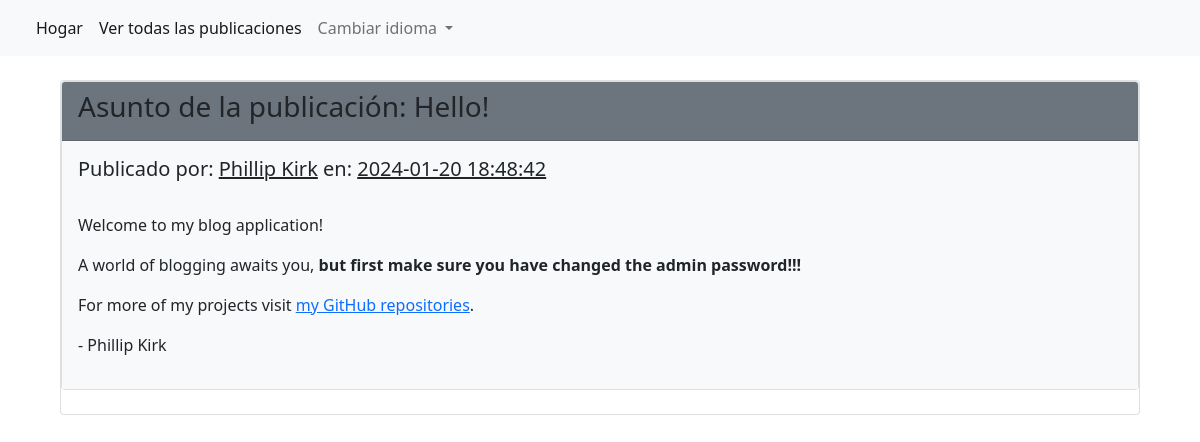
/blog/post.php?lang=es, run on the app's committed database.
### tables this page shows
CREATE TABLE IF NOT EXISTS `posts` (
  `id` int(11) NOT NULL AUTO_INCREMENT,
  `subject` varchar(255) NOT NULL,
  `content` longtext NOT NULL,
  `author` varchar(255) NOT NULL,
  `created` timestamp NOT NULL DEFAULT current_timestamp(),
  `updated` timestamp NOT NULL DEFAULT current_timestamp() ON UPDATE current_timestamp(),
  PRIMARY KEY (`id`)
);

### lib/lang/es.php (called while the page is built)
<?php
    $loc["author"] = "Autor";
    $loc["date"] = "Fecha";
    $loc["delete"] = "Borrar";
    $loc["last_10_posts"] = "Últimos 10 mensajes";
    $loc["subject"] = "Asunto";
    $loc["view_post"] = "Ver publicación";
    $loc["welcome"] = "¡Bienvenido!";
    $loc["access_log"] = "Registro de acceso";
    $loc["clear_log"] = "Borrar registro";
    $loc["status"] = "Estado";
    $loc["timestamp"] = "Timestamp";
    $loc["username"] = "Nombre de usuario";
    $loc["change_language"] = "Cambiar idioma";
    $loc["create_new_user"] = "Crear nuevo usuario";
    $loc["english"] = "Inglés";
    $loc["german"] = "Alemán";
    $loc["home"] = "Hogar";
    $loc["italian"] = "Itálico";
    $loc["logout"] = "Cerrar sesión";
    $loc["new_post"] = "Nueva publicación";
    $loc["reset_password"] = "Restablecer contraseña";
    $loc["spanish"] = "Español";
    $loc["view_all_posts"] ="Ver todas las publicaciones";
    $loc["on"] = "en";
    $loc["post_subject"] = "Asunto de la publicación";
    $loc["posted_by"] = "Publicado por";

### blog/post.php (the view)
<?php
    require_once $_SERVER['DOCUMENT_ROOT'] . '/lib/templates/GLOBAL_HEADER.php';
    if ($_GET && isset($_GET['pid'])) {
        $pid = $_GET['pid'];
        $sql = "SELECT * FROM posts where id=$pid";
        $result = $link->query($sql);
        if ($result->num_rows > 0) {
            while($post = $result->fetch_assoc()) {
                echo "<div class='card' id='" . $post['id'] ."'><div class='card-header bg-secondary'><h3>" . $loc['post_subject'] . ": " . $post['subject'] . "</h3></div>";
                echo "<div class='card-body bg-light text-dark'><h5 class='card-title'>" . $loc['posted_by'] . ": <u>" . $post['author'] . "</u> " . $loc['on'] . ": <u>" . $post['created'] . "</u></h5><br>";
                echo $post['content'];
                echo "</div></div><br>";
            }
        }
    } else {
        $sql = "SELECT * FROM posts";
        $result = $link->query($sql);
        if ($result->num_rows > 0) {
            while($post = $result->fetch_assoc()) {
                echo "<div class='card' id='" . $post['id'] ."'><div class='card-header bg-secondary'><h3>" . $loc['post_subject'] . ": " . $post['subject'] . "</h3></div>";
                echo "<div class='card-body bg-light text-dark'><h5 class='card-title'>" . $loc['posted_by'] . ": <u>" . $post['author'] . "</u> " . $loc['on'] . ": <u>" . $post['created'] . "</u></h5><br>";
                echo $post['content'];
                echo "</div></div><br>";
            }
        }
    }
    require_once $_SERVER['DOCUMENT_ROOT'] . '/lib/templates/GLOBAL_FOOTER.php';
    ?>

### data on the page
posts: subject "Hello!", author "Phillip Kirk", created "2024-01-20 18:48:42", content "Welcome to my blog application! A world of blogging awaits you, but first make sure you have changed the admin password!!! For more of my projects visit my GitHub repositories . - Phillip Kirk"

### other printed values
$loc['home'] "Hogar"
$loc['view_all_posts'] "Ver todas las publicaciones"
$loc['change_language'] "Cambiar idioma"
